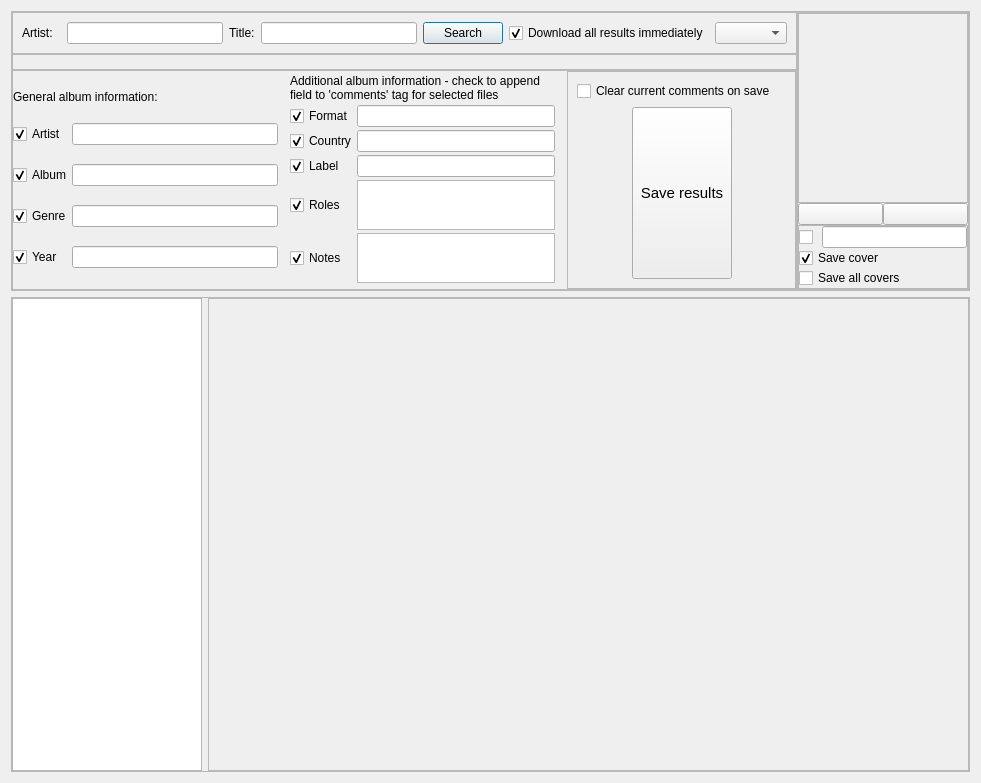
<?xml version="1.0" encoding="UTF-8"?>
<ui version="4.0">
 <class>SearchDialog</class>
 <widget class="QDialog" name="SearchDialog">
  <property name="geometry">
   <rect>
    <x>0</x>
    <y>0</y>
    <width>981</width>
    <height>783</height>
   </rect>
  </property>
  <property name="windowTitle">
   <string>Online search</string>
  </property>
  <layout class="QGridLayout" name="gridLayout_11">
   <item row="0" column="0">
    <widget class="QFrame" name="frame_7">
     <property name="sizePolicy">
      <sizepolicy hsizetype="Preferred" vsizetype="Preferred">
       <horstretch>0</horstretch>
       <verstretch>1</verstretch>
      </sizepolicy>
     </property>
     <property name="frameShape">
      <enum>QFrame::StyledPanel</enum>
     </property>
     <property name="frameShadow">
      <enum>QFrame::Raised</enum>
     </property>
     <layout class="QGridLayout" name="gridLayout_10">
      <property name="margin">
       <number>0</number>
      </property>
      <property name="spacing">
       <number>0</number>
      </property>
      <item row="0" column="0">
       <widget class="QFrame" name="frame">
        <property name="sizePolicy">
         <sizepolicy hsizetype="Preferred" vsizetype="Fixed">
          <horstretch>1</horstretch>
          <verstretch>0</verstretch>
         </sizepolicy>
        </property>
        <property name="frameShape">
         <enum>QFrame::StyledPanel</enum>
        </property>
        <property name="frameShadow">
         <enum>QFrame::Raised</enum>
        </property>
        <layout class="QGridLayout" name="gridLayout">
         <item row="0" column="0">
          <widget class="QLabel" name="searchStrLabel">
           <property name="sizePolicy">
            <sizepolicy hsizetype="Preferred" vsizetype="Preferred">
             <horstretch>1</horstretch>
             <verstretch>0</verstretch>
            </sizepolicy>
           </property>
           <property name="text">
            <string>Artist:</string>
           </property>
          </widget>
         </item>
         <item row="0" column="1">
          <widget class="QLineEdit" name="searchStr">
           <property name="sizePolicy">
            <sizepolicy hsizetype="Expanding" vsizetype="Preferred">
             <horstretch>4</horstretch>
             <verstretch>0</verstretch>
            </sizepolicy>
           </property>
           <property name="text">
            <string/>
           </property>
          </widget>
         </item>
         <item row="0" column="4">
          <widget class="QPushButton" name="searchButton">
           <property name="sizePolicy">
            <sizepolicy hsizetype="Preferred" vsizetype="Fixed">
             <horstretch>0</horstretch>
             <verstretch>0</verstretch>
            </sizepolicy>
           </property>
           <property name="text">
            <string>Search</string>
           </property>
          </widget>
         </item>
         <item row="0" column="5">
          <widget class="QCheckBox" name="downloadImmediately">
           <property name="toolTip">
            <string>Download all results after searching. If not checked, each result will be downloaded when clicked in the results table.
Note that if not checked, only the album title is shown in the results table.
If checked, artist, album, year and format are available and  will be shown.</string>
           </property>
           <property name="text">
            <string>Download all results immediately</string>
           </property>
           <property name="checked">
            <bool>true</bool>
           </property>
          </widget>
         </item>
         <item row="0" column="6">
          <widget class="QComboBox" name="databaseComboBox"/>
         </item>
         <item row="0" column="3">
          <widget class="QLineEdit" name="searchTitle">
           <property name="sizePolicy">
            <sizepolicy hsizetype="Expanding" vsizetype="Preferred">
             <horstretch>4</horstretch>
             <verstretch>0</verstretch>
            </sizepolicy>
           </property>
          </widget>
         </item>
         <item row="0" column="2">
          <widget class="QLabel" name="titleSearchLabel">
           <property name="text">
            <string>Title:</string>
           </property>
          </widget>
         </item>
        </layout>
       </widget>
      </item>
      <item row="0" column="1" rowspan="3">
       <widget class="QFrame" name="frame_9">
        <property name="frameShape">
         <enum>QFrame::StyledPanel</enum>
        </property>
        <property name="frameShadow">
         <enum>QFrame::Raised</enum>
        </property>
        <layout class="QGridLayout" name="gridLayout_9">
         <property name="margin">
          <number>0</number>
         </property>
         <property name="spacing">
          <number>0</number>
         </property>
         <item row="0" column="0" colspan="2">
          <widget class="QFrame" name="frame_5">
           <property name="frameShape">
            <enum>QFrame::StyledPanel</enum>
           </property>
           <property name="frameShadow">
            <enum>QFrame::Raised</enum>
           </property>
           <layout class="QGridLayout" name="gridLayout_5">
            <item row="1" column="0">
             <widget class="QLabel" name="cover">
              <property name="sizePolicy">
               <sizepolicy hsizetype="Fixed" vsizetype="Fixed">
                <horstretch>0</horstretch>
                <verstretch>0</verstretch>
               </sizepolicy>
              </property>
              <property name="minimumSize">
               <size>
                <width>150</width>
                <height>150</height>
               </size>
              </property>
              <property name="text">
               <string/>
              </property>
              <property name="wordWrap">
               <bool>true</bool>
              </property>
             </widget>
            </item>
            <item row="0" column="0">
             <widget class="QLabel" name="coverLabel">
              <property name="text">
               <string/>
              </property>
              <property name="alignment">
               <set>Qt::AlignCenter</set>
              </property>
             </widget>
            </item>
           </layout>
          </widget>
         </item>
         <item row="1" column="0">
          <widget class="QPushButton" name="prevCoverButton">
           <property name="text">
            <string/>
           </property>
           <property name="icon">
            <iconset resource="TagEditor.qrc">
             <normaloff>:/arrow_left.png</normaloff>:/arrow_left.png</iconset>
           </property>
          </widget>
         </item>
         <item row="1" column="1">
          <widget class="QPushButton" name="nextCoverButton">
           <property name="text">
            <string/>
           </property>
           <property name="icon">
            <iconset resource="TagEditor.qrc">
             <normaloff>:/arrow_right.png</normaloff>:/arrow_right.png</iconset>
           </property>
          </widget>
         </item>
         <item row="2" column="0" colspan="2">
          <widget class="QFrame" name="frame_4">
           <property name="sizePolicy">
            <sizepolicy hsizetype="Preferred" vsizetype="Preferred">
             <horstretch>0</horstretch>
             <verstretch>0</verstretch>
            </sizepolicy>
           </property>
           <property name="frameShape">
            <enum>QFrame::StyledPanel</enum>
           </property>
           <property name="frameShadow">
            <enum>QFrame::Raised</enum>
           </property>
           <layout class="QGridLayout" name="gridLayout_4">
            <property name="horizontalSpacing">
             <number>9</number>
            </property>
            <property name="verticalSpacing">
             <number>0</number>
            </property>
            <property name="margin">
             <number>0</number>
            </property>
            <item row="0" column="0">
             <widget class="QCheckBox" name="coverFormatCheckBox">
              <property name="sizePolicy">
               <sizepolicy hsizetype="Fixed" vsizetype="Fixed">
                <horstretch>0</horstretch>
                <verstretch>0</verstretch>
               </sizepolicy>
              </property>
              <property name="maximumSize">
               <size>
                <width>20</width>
                <height>20</height>
               </size>
              </property>
              <property name="text">
               <string/>
              </property>
             </widget>
            </item>
            <item row="0" column="1">
             <widget class="QLineEdit" name="coverFormat">
              <property name="toolTip">
               <string>Format of prefix for filename when saving covers.
Avaivlable parameters: %album%, %artist%, %year%, %genre%
If not checked, the name of the cover from discogs is used</string>
              </property>
              <property name="text">
               <string/>
              </property>
             </widget>
            </item>
            <item row="1" column="0" colspan="2">
             <widget class="QCheckBox" name="saveCoverCheckBox">
              <property name="text">
               <string>Save cover</string>
              </property>
              <property name="checked">
               <bool>true</bool>
              </property>
             </widget>
            </item>
            <item row="2" column="0" colspan="2">
             <widget class="QCheckBox" name="saveAllCoversCheckBox">
              <property name="text">
               <string>Save all covers</string>
              </property>
             </widget>
            </item>
           </layout>
          </widget>
         </item>
        </layout>
       </widget>
      </item>
      <item row="1" column="0">
       <widget class="QFrame" name="frame_8">
        <property name="sizePolicy">
         <sizepolicy hsizetype="Preferred" vsizetype="Fixed">
          <horstretch>0</horstretch>
          <verstretch>0</verstretch>
         </sizepolicy>
        </property>
        <property name="frameShape">
         <enum>QFrame::StyledPanel</enum>
        </property>
        <property name="frameShadow">
         <enum>QFrame::Raised</enum>
        </property>
        <layout class="QGridLayout" name="gridLayout_6">
         <property name="topMargin">
          <number>0</number>
         </property>
         <property name="rightMargin">
          <number>0</number>
         </property>
         <property name="bottomMargin">
          <number>0</number>
         </property>
         <item row="0" column="0">
          <widget class="QLabel" name="info">
           <property name="sizePolicy">
            <sizepolicy hsizetype="MinimumExpanding" vsizetype="Fixed">
             <horstretch>3</horstretch>
             <verstretch>0</verstretch>
            </sizepolicy>
           </property>
           <property name="text">
            <string/>
           </property>
           <property name="wordWrap">
            <bool>true</bool>
           </property>
          </widget>
         </item>
        </layout>
       </widget>
      </item>
      <item row="2" column="0">
       <widget class="QFrame" name="frame_3">
        <property name="sizePolicy">
         <sizepolicy hsizetype="Preferred" vsizetype="Preferred">
          <horstretch>0</horstretch>
          <verstretch>0</verstretch>
         </sizepolicy>
        </property>
        <property name="frameShape">
         <enum>QFrame::StyledPanel</enum>
        </property>
        <property name="frameShadow">
         <enum>QFrame::Raised</enum>
        </property>
        <layout class="QGridLayout" name="gridLayout_12">
         <property name="margin">
          <number>0</number>
         </property>
         <item row="0" column="0">
          <widget class="QFrame" name="frame_6">
           <property name="sizePolicy">
            <sizepolicy hsizetype="Preferred" vsizetype="Preferred">
             <horstretch>3</horstretch>
             <verstretch>1</verstretch>
            </sizepolicy>
           </property>
           <property name="frameShape">
            <enum>QFrame::NoFrame</enum>
           </property>
           <property name="frameShadow">
            <enum>QFrame::Raised</enum>
           </property>
           <layout class="QGridLayout" name="gridLayout_3">
            <property name="leftMargin">
             <number>0</number>
            </property>
            <property name="topMargin">
             <number>0</number>
            </property>
            <property name="rightMargin">
             <number>6</number>
            </property>
            <property name="bottomMargin">
             <number>0</number>
            </property>
            <property name="spacing">
             <number>0</number>
            </property>
            <item row="0" column="0" colspan="2">
             <widget class="QLabel" name="info_2">
              <property name="sizePolicy">
               <sizepolicy hsizetype="Preferred" vsizetype="Fixed">
                <horstretch>0</horstretch>
                <verstretch>0</verstretch>
               </sizepolicy>
              </property>
              <property name="frameShape">
               <enum>QFrame::NoFrame</enum>
              </property>
              <property name="text">
               <string>General album information:</string>
              </property>
             </widget>
            </item>
            <item row="1" column="0">
             <widget class="QCheckBox" name="artistLabel">
              <property name="sizePolicy">
               <sizepolicy hsizetype="Minimum" vsizetype="Fixed">
                <horstretch>0</horstretch>
                <verstretch>0</verstretch>
               </sizepolicy>
              </property>
              <property name="text">
               <string>Artist</string>
              </property>
              <property name="checked">
               <bool>true</bool>
              </property>
             </widget>
            </item>
            <item row="1" column="1">
             <widget class="QLineEdit" name="artistLineEdit">
              <property name="sizePolicy">
               <sizepolicy hsizetype="Preferred" vsizetype="Preferred">
                <horstretch>1</horstretch>
                <verstretch>1</verstretch>
               </sizepolicy>
              </property>
              <property name="maximumSize">
               <size>
                <width>600</width>
                <height>16777215</height>
               </size>
              </property>
             </widget>
            </item>
            <item row="2" column="0">
             <widget class="QCheckBox" name="albumLabel">
              <property name="text">
               <string>Album</string>
              </property>
              <property name="checked">
               <bool>true</bool>
              </property>
             </widget>
            </item>
            <item row="2" column="1">
             <widget class="QLineEdit" name="albumLineEdit">
              <property name="sizePolicy">
               <sizepolicy hsizetype="Preferred" vsizetype="Preferred">
                <horstretch>1</horstretch>
                <verstretch>1</verstretch>
               </sizepolicy>
              </property>
              <property name="maximumSize">
               <size>
                <width>600</width>
                <height>16777215</height>
               </size>
              </property>
             </widget>
            </item>
            <item row="3" column="0">
             <widget class="QCheckBox" name="genreLabel">
              <property name="text">
               <string>Genre</string>
              </property>
              <property name="checked">
               <bool>true</bool>
              </property>
             </widget>
            </item>
            <item row="3" column="1">
             <widget class="QLineEdit" name="genreLineEdit">
              <property name="sizePolicy">
               <sizepolicy hsizetype="Preferred" vsizetype="Preferred">
                <horstretch>1</horstretch>
                <verstretch>1</verstretch>
               </sizepolicy>
              </property>
              <property name="maximumSize">
               <size>
                <width>600</width>
                <height>16777215</height>
               </size>
              </property>
             </widget>
            </item>
            <item row="4" column="0">
             <widget class="QCheckBox" name="yearLabel">
              <property name="text">
               <string>Year</string>
              </property>
              <property name="checked">
               <bool>true</bool>
              </property>
             </widget>
            </item>
            <item row="4" column="1">
             <widget class="QLineEdit" name="yearLineEdit">
              <property name="sizePolicy">
               <sizepolicy hsizetype="Preferred" vsizetype="Preferred">
                <horstretch>1</horstretch>
                <verstretch>1</verstretch>
               </sizepolicy>
              </property>
              <property name="maximumSize">
               <size>
                <width>600</width>
                <height>16777215</height>
               </size>
              </property>
             </widget>
            </item>
            <item row="5" column="0" colspan="2">
             <spacer name="verticalSpacer_3">
              <property name="orientation">
               <enum>Qt::Vertical</enum>
              </property>
              <property name="sizeType">
               <enum>QSizePolicy::Minimum</enum>
              </property>
              <property name="sizeHint" stdset="0">
               <size>
                <width>20</width>
                <height>0</height>
               </size>
              </property>
             </spacer>
            </item>
           </layout>
          </widget>
         </item>
         <item row="0" column="1">
          <widget class="QFrame" name="additionalInfoFrame">
           <property name="sizePolicy">
            <sizepolicy hsizetype="Preferred" vsizetype="Preferred">
             <horstretch>3</horstretch>
             <verstretch>1</verstretch>
            </sizepolicy>
           </property>
           <property name="frameShape">
            <enum>QFrame::NoFrame</enum>
           </property>
           <property name="frameShadow">
            <enum>QFrame::Raised</enum>
           </property>
           <layout class="QGridLayout" name="gridLayout_8">
            <property name="leftMargin">
             <number>0</number>
            </property>
            <property name="topMargin">
             <number>0</number>
            </property>
            <property name="rightMargin">
             <number>6</number>
            </property>
            <property name="bottomMargin">
             <number>0</number>
            </property>
            <property name="spacing">
             <number>0</number>
            </property>
            <item row="0" column="0" colspan="2">
             <widget class="QLabel" name="info_3">
              <property name="sizePolicy">
               <sizepolicy hsizetype="Preferred" vsizetype="Fixed">
                <horstretch>0</horstretch>
                <verstretch>0</verstretch>
               </sizepolicy>
              </property>
              <property name="toolTip">
               <string>If the exact string is already in the comments field, it will not be appended.</string>
              </property>
              <property name="frameShape">
               <enum>QFrame::NoFrame</enum>
              </property>
              <property name="text">
               <string>Additional album information - check to append field to 'comments' tag for selected files</string>
              </property>
              <property name="wordWrap">
               <bool>true</bool>
              </property>
             </widget>
            </item>
            <item row="4" column="0">
             <widget class="QCheckBox" name="formatLabel">
              <property name="sizePolicy">
               <sizepolicy hsizetype="Minimum" vsizetype="Fixed">
                <horstretch>0</horstretch>
                <verstretch>0</verstretch>
               </sizepolicy>
              </property>
              <property name="text">
               <string>Format</string>
              </property>
              <property name="checked">
               <bool>true</bool>
              </property>
             </widget>
            </item>
            <item row="4" column="1">
             <widget class="QLineEdit" name="formatLineEdit">
              <property name="sizePolicy">
               <sizepolicy hsizetype="Preferred" vsizetype="Preferred">
                <horstretch>1</horstretch>
                <verstretch>1</verstretch>
               </sizepolicy>
              </property>
              <property name="maximumSize">
               <size>
                <width>600</width>
                <height>16777215</height>
               </size>
              </property>
             </widget>
            </item>
            <item row="5" column="0">
             <widget class="QCheckBox" name="countryLabel">
              <property name="sizePolicy">
               <sizepolicy hsizetype="Minimum" vsizetype="Fixed">
                <horstretch>0</horstretch>
                <verstretch>0</verstretch>
               </sizepolicy>
              </property>
              <property name="text">
               <string>Country</string>
              </property>
              <property name="checked">
               <bool>true</bool>
              </property>
             </widget>
            </item>
            <item row="5" column="1">
             <widget class="QLineEdit" name="countryLineEdit">
              <property name="sizePolicy">
               <sizepolicy hsizetype="Preferred" vsizetype="Preferred">
                <horstretch>1</horstretch>
                <verstretch>1</verstretch>
               </sizepolicy>
              </property>
              <property name="maximumSize">
               <size>
                <width>600</width>
                <height>16777215</height>
               </size>
              </property>
             </widget>
            </item>
            <item row="6" column="0">
             <widget class="QCheckBox" name="labelLabel">
              <property name="sizePolicy">
               <sizepolicy hsizetype="Minimum" vsizetype="Fixed">
                <horstretch>0</horstretch>
                <verstretch>0</verstretch>
               </sizepolicy>
              </property>
              <property name="text">
               <string>Label</string>
              </property>
              <property name="checked">
               <bool>true</bool>
              </property>
             </widget>
            </item>
            <item row="6" column="1">
             <widget class="QLineEdit" name="labelLineEdit">
              <property name="sizePolicy">
               <sizepolicy hsizetype="Preferred" vsizetype="Preferred">
                <horstretch>1</horstretch>
                <verstretch>1</verstretch>
               </sizepolicy>
              </property>
              <property name="maximumSize">
               <size>
                <width>600</width>
                <height>16777215</height>
               </size>
              </property>
             </widget>
            </item>
            <item row="9" column="0">
             <widget class="QCheckBox" name="notesLabel">
              <property name="sizePolicy">
               <sizepolicy hsizetype="Minimum" vsizetype="Fixed">
                <horstretch>0</horstretch>
                <verstretch>0</verstretch>
               </sizepolicy>
              </property>
              <property name="text">
               <string>Notes</string>
              </property>
              <property name="checked">
               <bool>true</bool>
              </property>
             </widget>
            </item>
            <item row="9" column="1">
             <widget class="QTextEdit" name="notesTextEdit">
              <property name="sizePolicy">
               <sizepolicy hsizetype="Preferred" vsizetype="Preferred">
                <horstretch>1</horstretch>
                <verstretch>1</verstretch>
               </sizepolicy>
              </property>
              <property name="maximumSize">
               <size>
                <width>600</width>
                <height>50</height>
               </size>
              </property>
              <property name="horizontalScrollBarPolicy">
               <enum>Qt::ScrollBarAlwaysOff</enum>
              </property>
             </widget>
            </item>
            <item row="8" column="1">
             <widget class="QTextEdit" name="rolesTextEdit">
              <property name="sizePolicy">
               <sizepolicy hsizetype="Preferred" vsizetype="Preferred">
                <horstretch>1</horstretch>
                <verstretch>1</verstretch>
               </sizepolicy>
              </property>
              <property name="maximumSize">
               <size>
                <width>600</width>
                <height>50</height>
               </size>
              </property>
              <property name="horizontalScrollBarPolicy">
               <enum>Qt::ScrollBarAlwaysOff</enum>
              </property>
             </widget>
            </item>
            <item row="8" column="0">
             <widget class="QCheckBox" name="rolesLabel">
              <property name="sizePolicy">
               <sizepolicy hsizetype="Minimum" vsizetype="Fixed">
                <horstretch>0</horstretch>
                <verstretch>0</verstretch>
               </sizepolicy>
              </property>
              <property name="text">
               <string>Roles</string>
              </property>
              <property name="checked">
               <bool>true</bool>
              </property>
             </widget>
            </item>
           </layout>
          </widget>
         </item>
         <item row="0" column="2">
          <widget class="QFrame" name="frame_10">
           <property name="sizePolicy">
            <sizepolicy hsizetype="Preferred" vsizetype="Preferred">
             <horstretch>0</horstretch>
             <verstretch>1</verstretch>
            </sizepolicy>
           </property>
           <property name="frameShape">
            <enum>QFrame::StyledPanel</enum>
           </property>
           <property name="frameShadow">
            <enum>QFrame::Raised</enum>
           </property>
           <layout class="QGridLayout" name="gridLayout_7">
            <item row="0" column="0" colspan="3">
             <widget class="QCheckBox" name="clearPreviousComentsCheckBox">
              <property name="sizePolicy">
               <sizepolicy hsizetype="Minimum" vsizetype="Fixed">
                <horstretch>0</horstretch>
                <verstretch>0</verstretch>
               </sizepolicy>
              </property>
              <property name="text">
               <string>Clear current comments on save   </string>
              </property>
             </widget>
            </item>
            <item row="1" column="1">
             <widget class="QPushButton" name="saveButton">
              <property name="sizePolicy">
               <sizepolicy hsizetype="Preferred" vsizetype="Expanding">
                <horstretch>0</horstretch>
                <verstretch>0</verstretch>
               </sizepolicy>
              </property>
              <property name="minimumSize">
               <size>
                <width>100</width>
                <height>50</height>
               </size>
              </property>
              <property name="maximumSize">
               <size>
                <width>50</width>
                <height>200</height>
               </size>
              </property>
              <property name="font">
               <font>
                <pointsize>11</pointsize>
               </font>
              </property>
              <property name="text">
               <string>Save results</string>
              </property>
             </widget>
            </item>
            <item row="1" column="0">
             <spacer name="horizontalSpacer">
              <property name="orientation">
               <enum>Qt::Horizontal</enum>
              </property>
              <property name="sizeHint" stdset="0">
               <size>
                <width>40</width>
                <height>20</height>
               </size>
              </property>
             </spacer>
            </item>
            <item row="1" column="2">
             <spacer name="horizontalSpacer_2">
              <property name="orientation">
               <enum>Qt::Horizontal</enum>
              </property>
              <property name="sizeHint" stdset="0">
               <size>
                <width>40</width>
                <height>20</height>
               </size>
              </property>
             </spacer>
            </item>
           </layout>
          </widget>
         </item>
        </layout>
       </widget>
      </item>
     </layout>
    </widget>
   </item>
   <item row="1" column="0">
    <widget class="QFrame" name="frame_2">
     <property name="sizePolicy">
      <sizepolicy hsizetype="Preferred" vsizetype="Preferred">
       <horstretch>0</horstretch>
       <verstretch>8</verstretch>
      </sizepolicy>
     </property>
     <property name="frameShape">
      <enum>QFrame::StyledPanel</enum>
     </property>
     <property name="frameShadow">
      <enum>QFrame::Raised</enum>
     </property>
     <layout class="QGridLayout" name="gridLayout_2">
      <property name="verticalSpacing">
       <number>0</number>
      </property>
      <property name="margin">
       <number>0</number>
      </property>
      <item row="0" column="0">
       <widget class="QListWidget" name="searchResults">
        <property name="sizePolicy">
         <sizepolicy hsizetype="Expanding" vsizetype="Expanding">
          <horstretch>1</horstretch>
          <verstretch>0</verstretch>
         </sizepolicy>
        </property>
        <property name="editTriggers">
         <set>QAbstractItemView::AllEditTriggers</set>
        </property>
        <property name="tabKeyNavigation">
         <bool>false</bool>
        </property>
       </widget>
      </item>
      <item row="0" column="1">
       <widget class="QFrame" name="albumInfoFrame">
        <property name="sizePolicy">
         <sizepolicy hsizetype="Preferred" vsizetype="Preferred">
          <horstretch>4</horstretch>
          <verstretch>0</verstretch>
         </sizepolicy>
        </property>
        <property name="frameShape">
         <enum>QFrame::StyledPanel</enum>
        </property>
        <property name="frameShadow">
         <enum>QFrame::Raised</enum>
        </property>
       </widget>
      </item>
     </layout>
    </widget>
   </item>
  </layout>
 </widget>
 <resources>
  <include location="TagEditor.qrc"/>
 </resources>
 <connections/>
</ui>
